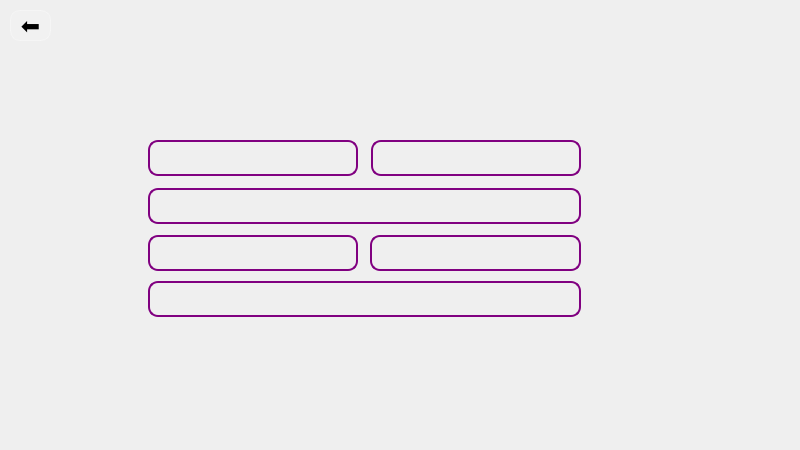
<?xml version="1.0" encoding="UTF-8"?>
<ui version="4.0">
 <class>SignUpWindow</class>
 <widget class="QMainWindow" name="SignUpWindow">
  <property name="geometry">
   <rect>
    <x>0</x>
    <y>0</y>
    <width>800</width>
    <height>450</height>
   </rect>
  </property>
  <property name="windowTitle">
   <string>MainWindow</string>
  </property>
  <widget class="QWidget" name="centralwidget">
   <widget class="QLabel" name="backgroundlabel">
    <property name="geometry">
     <rect>
      <x>0</x>
      <y>0</y>
      <width>800</width>
      <height>451</height>
     </rect>
    </property>
    <property name="font">
     <font>
      <family>Fira Code</family>
      <pointsize>12</pointsize>
     </font>
    </property>
    <property name="styleSheet">
     <string notr="true">  background-image: url(:/images/signup.jpg);
    background-repeat: no-repeat;
    background-position: center;
    background-size: cover; /* یا contain */</string>
    </property>
    <property name="text">
     <string/>
    </property>
   </widget>
   <widget class="QLineEdit" name="firstNameLineEdit">
    <property name="geometry">
     <rect>
      <x>148</x>
      <y>140</y>
      <width>210</width>
      <height>36</height>
     </rect>
    </property>
    <property name="font">
     <font>
      <family>Fira Code</family>
      <pointsize>14</pointsize>
      <bold>true</bold>
     </font>
    </property>
    <property name="styleSheet">
     <string notr="true">QLineEdit {
    background-color: transparent;       
    border-style: solid;                    
    border-width: 2px;                   
    border-color: rgba(128, 0, 128, 1);  
    border-radius: 10px;               
    color: white; 
padding-left: 7px;
}

QLineEdit:focus {
    background-color: rgba(0, 0, 128, 0.5); 
    border-color: rgba(75, 0, 130, 0.8);    
}
</string>
    </property>
   </widget>
   <widget class="QLineEdit" name="lastNameLineEdit">
    <property name="geometry">
     <rect>
      <x>371</x>
      <y>140</y>
      <width>210</width>
      <height>36</height>
     </rect>
    </property>
    <property name="font">
     <font>
      <family>Fira Code</family>
      <pointsize>14</pointsize>
      <bold>true</bold>
     </font>
    </property>
    <property name="styleSheet">
     <string notr="true">QLineEdit {
    background-color: transparent;       
    border-style: solid;                    
    border-width: 2px;                   
    border-color: rgba(128, 0, 128, 1);  
    border-radius: 10px;               
    color: white; 
padding-left: 7px;
}

QLineEdit:focus {
    background-color: rgba(0, 0, 128, 0.5); 
    border-color: rgba(75, 0, 130, 0.8);    
}
</string>
    </property>
   </widget>
   <widget class="QLineEdit" name="passwordLineEdit">
    <property name="geometry">
     <rect>
      <x>370</x>
      <y>235</y>
      <width>211</width>
      <height>36</height>
     </rect>
    </property>
    <property name="font">
     <font>
      <family>Fira Code</family>
      <pointsize>14</pointsize>
      <bold>true</bold>
     </font>
    </property>
    <property name="styleSheet">
     <string notr="true">QLineEdit {
    background-color: transparent;       
    border-style: solid;                    
    border-width: 2px;                   
    border-color: rgba(128, 0, 128, 1);  
    border-radius: 10px;               
    color: white; 
padding-left: 7px;
}

QLineEdit:focus {
    background-color: rgba(0, 0, 128, 0.5); 
    border-color: rgba(75, 0, 130, 0.8);    
}
</string>
    </property>
    <property name="echoMode">
     <enum>QLineEdit::EchoMode::PasswordEchoOnEdit</enum>
    </property>
   </widget>
   <widget class="QLineEdit" name="emailLineEdit">
    <property name="geometry">
     <rect>
      <x>148</x>
      <y>235</y>
      <width>210</width>
      <height>36</height>
     </rect>
    </property>
    <property name="font">
     <font>
      <family>Fira Code</family>
      <pointsize>14</pointsize>
      <bold>true</bold>
     </font>
    </property>
    <property name="styleSheet">
     <string notr="true">QLineEdit {
    background-color: transparent;       
    border-style: solid;                    
    border-width: 2px;                   
    border-color: rgba(128, 0, 128, 1);  
    border-radius: 10px;               
    color: white; 
padding-left: 7px;
}

QLineEdit:focus {
    background-color: rgba(0, 0, 128, 0.5); 
    border-color: rgba(75, 0, 130, 0.8);    
}
</string>
    </property>
   </widget>
   <widget class="QLineEdit" name="usernameLineEdit">
    <property name="geometry">
     <rect>
      <x>148</x>
      <y>188</y>
      <width>433</width>
      <height>36</height>
     </rect>
    </property>
    <property name="font">
     <font>
      <family>Fira Code</family>
      <pointsize>14</pointsize>
      <bold>true</bold>
     </font>
    </property>
    <property name="styleSheet">
     <string notr="true">QLineEdit {
    background-color: transparent;       
    border-style: solid;                    
    border-width: 2px;                   
    border-color: rgba(128, 0, 128, 1);  
    border-radius: 10px;               
    color: white; 
padding-left: 7px;
}

QLineEdit:focus {
    background-color: rgba(0, 0, 128, 0.5); 
    border-color: rgba(75, 0, 130, 0.8);    
}
</string>
    </property>
   </widget>
   <widget class="QLineEdit" name="confirmPasswordLineEdit">
    <property name="geometry">
     <rect>
      <x>148</x>
      <y>281</y>
      <width>433</width>
      <height>36</height>
     </rect>
    </property>
    <property name="font">
     <font>
      <family>Fira Code</family>
      <pointsize>14</pointsize>
      <bold>true</bold>
     </font>
    </property>
    <property name="styleSheet">
     <string notr="true">QLineEdit {
    background-color: transparent;       
    border-style: solid;                    
    border-width: 2px;                   
    border-color: rgba(128, 0, 128, 1);  
    border-radius: 10px;               
    color: white; 
padding-left: 7px;
}

QLineEdit:focus {
    background-color: rgba(0, 0, 128, 0.5); 
    border-color: rgba(75, 0, 130, 0.8);    
}
</string>
    </property>
    <property name="echoMode">
     <enum>QLineEdit::EchoMode::PasswordEchoOnEdit</enum>
    </property>
   </widget>
   <widget class="QPushButton" name="registerButton">
    <property name="geometry">
     <rect>
      <x>271</x>
      <y>338</y>
      <width>181</width>
      <height>41</height>
     </rect>
    </property>
    <property name="styleSheet">
     <string notr="true"> background-color: transparent;  /* پس‌زمینه شفاف */
   /* خط دور به رنگ بنفش */
    border-radius: 10px;            /* گوشه‌های گرد با شعاع 10 */
    color: white;   </string>
    </property>
    <property name="text">
     <string/>
    </property>
   </widget>
   <widget class="QPushButton" name="goToLoginButton">
    <property name="geometry">
     <rect>
      <x>10</x>
      <y>10</y>
      <width>41</width>
      <height>31</height>
     </rect>
    </property>
    <property name="font">
     <font>
      <pointsize>17</pointsize>
     </font>
    </property>
    <property name="styleSheet">
     <string notr="true">QPushButton {
    background-color: rgba(255, 255, 255, 30); /* حالت نیمه شفاف */
    border: 1px solid rgba(255, 255, 255, 80);
    border-radius: 10px;
    padding: 5px;
    icon-size: 20px 20px;
}

QPushButton:hover {
    background-color: rgba(255, 255, 255, 50);
    border: 1px solid rgba(255, 255, 255, 120);
}

QPushButton:pressed {
    background-color: rgba(255, 255, 255, 80);
}
</string>
    </property>
    <property name="text">
     <string>⬅</string>
    </property>
   </widget>
  </widget>
 </widget>
 <tabstops>
  <tabstop>firstNameLineEdit</tabstop>
  <tabstop>lastNameLineEdit</tabstop>
  <tabstop>usernameLineEdit</tabstop>
  <tabstop>emailLineEdit</tabstop>
  <tabstop>passwordLineEdit</tabstop>
  <tabstop>confirmPasswordLineEdit</tabstop>
  <tabstop>registerButton</tabstop>
 </tabstops>
 <resources/>
 <connections/>
</ui>
